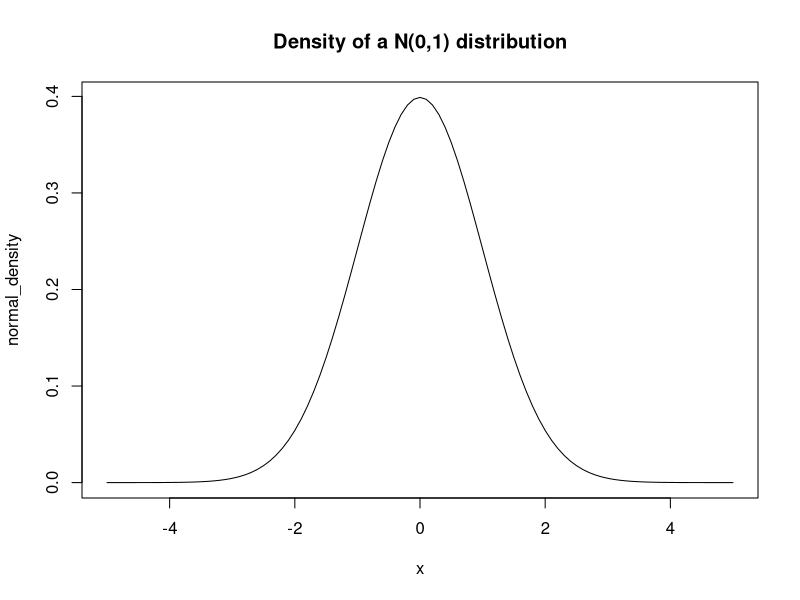
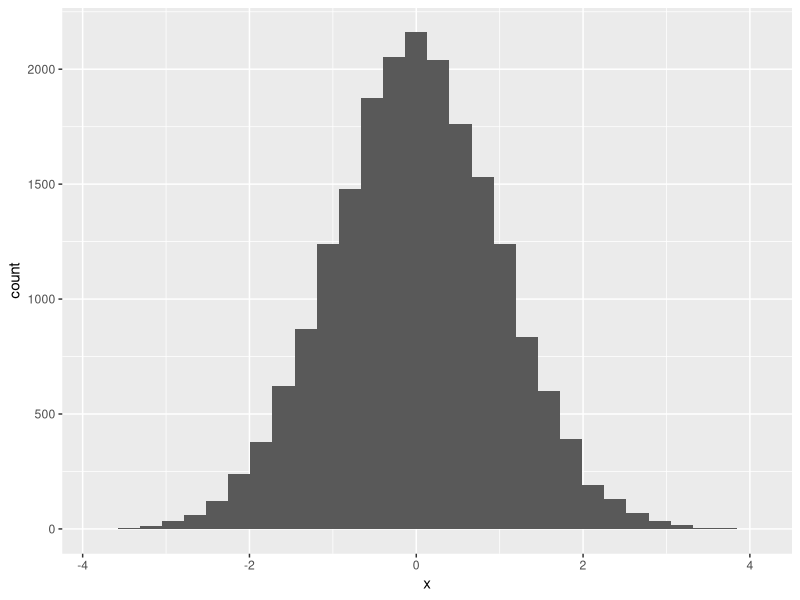
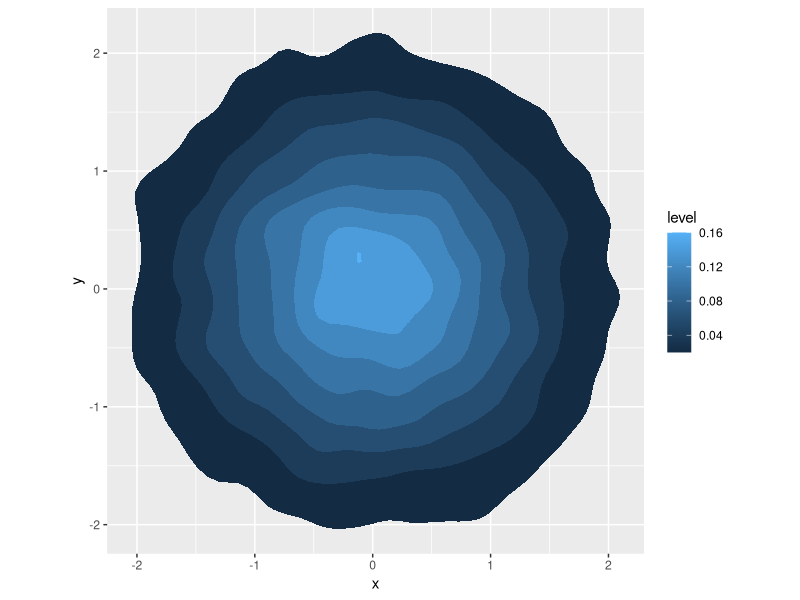
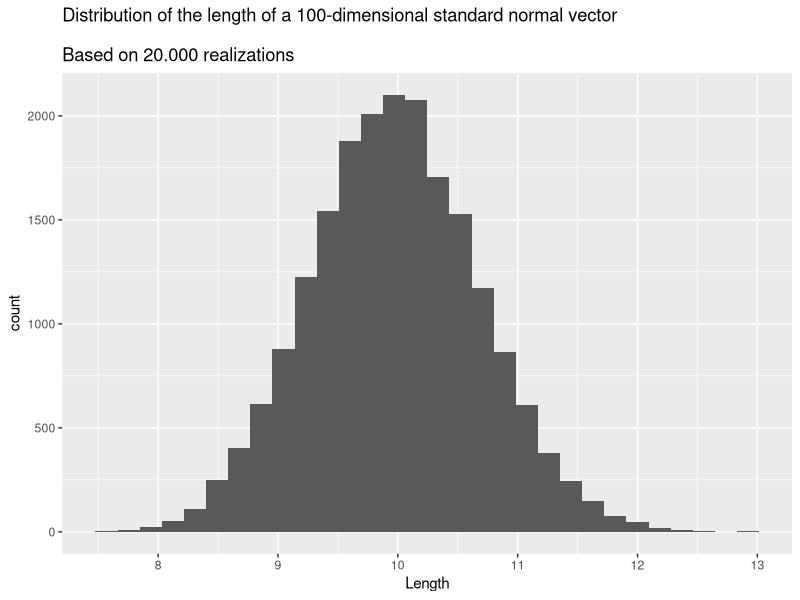

Reproduce these figures in R, in order.
## ---- chunk 1
knitr::opts_chunk$set(echo = TRUE)
## ---- chunk 2
normal_density <- dnorm(seq(-5,5, by = 0.1))
plot(seq(-5,5, by = 0.1), normal_density, type = "l",
     main = "Density of a N(0,1) distribution",
     xlab = "x")
## ---- chunk 3
library(tidyverse)
set.seed(123)
normals_1d <- data.frame(x = rnorm(20000)) 
ggplot(normals_1d, aes(x)) +
  geom_histogram()
## ---- chunk 4
summary(normals_1d)
## ---- chunk 5
library(tidyverse)
normals_2d <- data.frame(x = rnorm(20000),
                         y = rnorm(20000))
plot_normals <- ggplot(normals_2d, aes(x=x, y=y) ) +
  stat_density_2d(aes(fill = ..level..), geom = "polygon") +
  # add this to force ggplot to make a square plot
  # otherwise dimensions will be distorted
  coord_equal() 

plot_normals
   
## ---- chunk 6
matrix(data = rnorm(100*20000), nrow = 20000)%>%
  apply(MARGIN = 1, function(vec) sqrt(sum(vec^2)))%>%
  as.data.frame()%>%
  setNames("Length")%>%
  ggplot(aes(Length)) +
  geom_histogram() +
  labs(title = "Distribution of the length of a 100-dimensional standard normal vector
       \nBased on 20.000 realizations")
